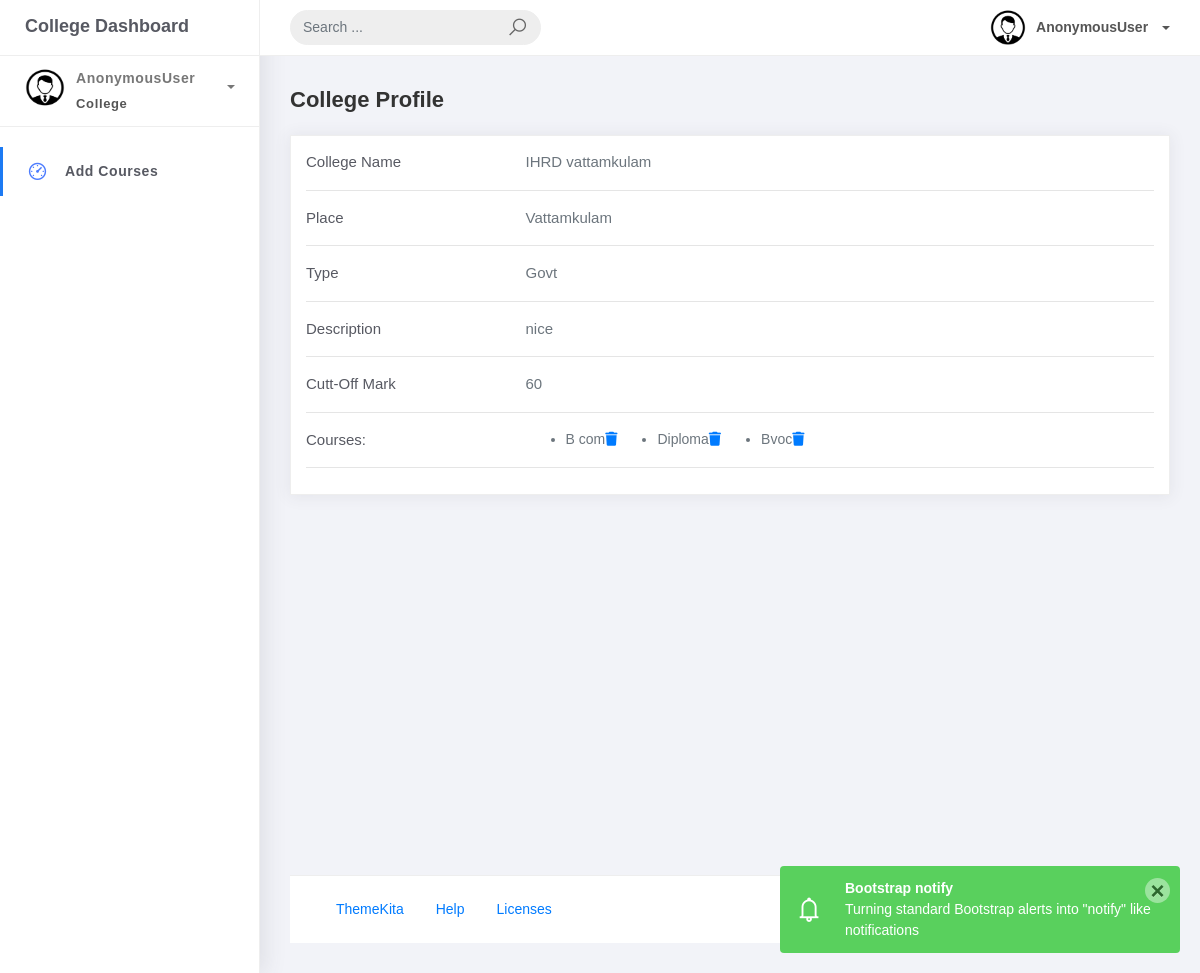
Before: /college/college_profile/11/ with the older database file.
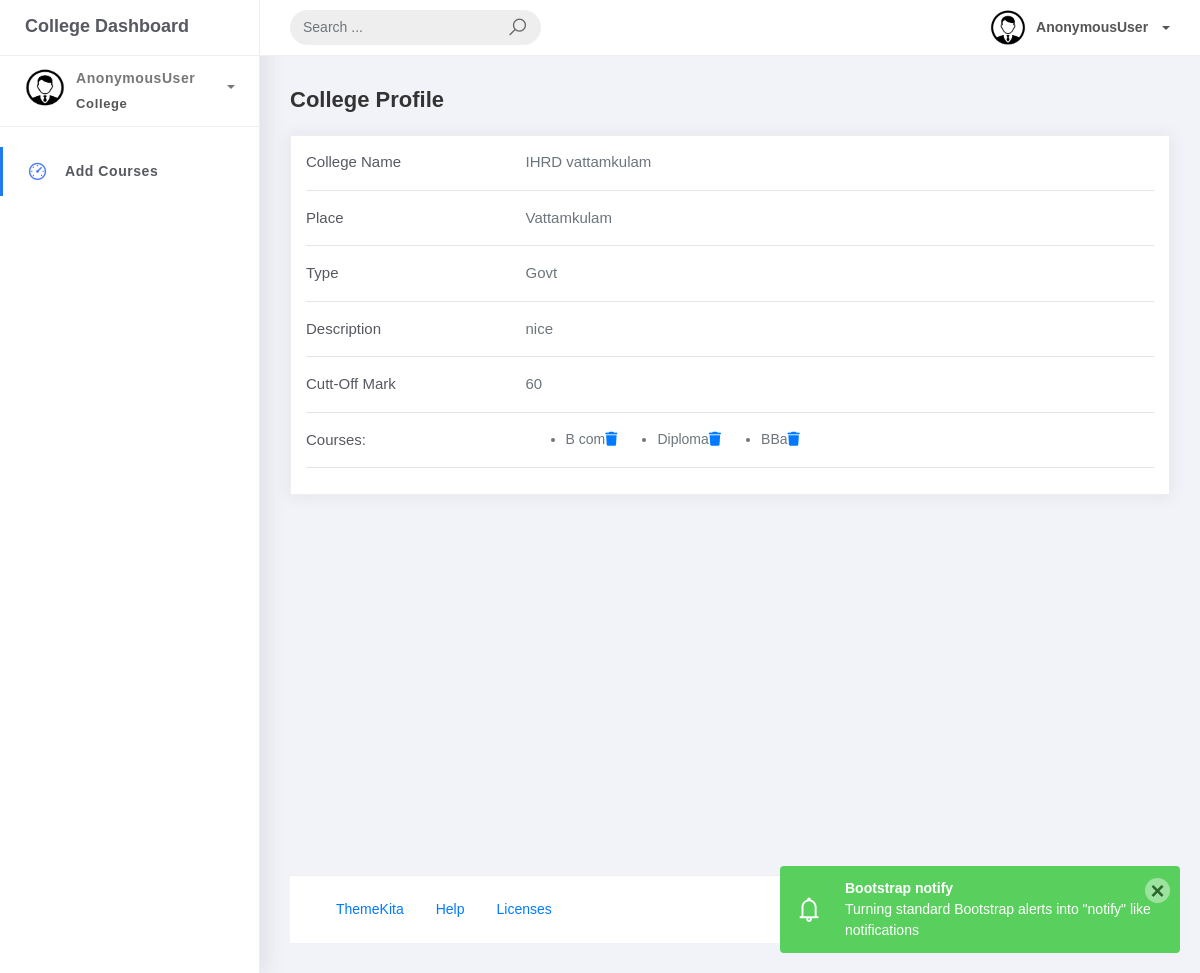
After: the same page with the newer database file.
### CarrierApp/models.py (models this page shows, shortened)
class College(models.Model):
    name=models.CharField(max_length=50,null=True)
    place=models.CharField(max_length=50,null=True)
    Type=models.CharField(max_length=50,null=True)
    Description=models.TextField(max_length=300,null=True)
    cut_off_mark=models.PositiveBigIntegerField(null=True)
    user=models.OneToOneField(Login, on_delete=models.DO_NOTHING,null=True,related_name="college_profile")

class Course(models.Model):
    College_name=models.ForeignKey(College, on_delete=models.CASCADE,null=True)
    Courses=models.CharField(max_length=50,null=True)

### college/views.py (the view)
# urls.py: path('college_profile/<int:pk>/',views.CollegeProfileView.as_view(),name="CProfile_view"),
class CollegeProfileView(View):
    def get(self,request,*args,**kwargs):
        id=kwargs.get('pk')
        data=College.objects.filter(user=id)
        for i in data:
            course=Course.objects.filter(College_name=i.id)
        return render(request,'college_temp/CollegeProfile.html',{"data":data,"course":course})

### college/templates/college_temp/CollegeProfile.html (shortened to what the changed rows need)
{% load static %}
<!DOCTYPE html>
<html>
<head>
    <link rel="stylesheet" href="https://cdnjs.cloudflare.com/ajax/libs/font-awesome/6.5.1/css/all.min.css" />
	<link rel="stylesheet" href="{% static 'assets/css/bootstrap.min.css' %}">
	<link rel="stylesheet" href="{% static 'assets/css/ready.css' %}">
	<link rel="stylesheet" href="{% static 'assets/css/demo.css' %}">
</head>
<body>
	<div class="wrapper">
		<div class="main-panel">
			<div class="content">
				<div class="container-fluid">
                    <div class="card mb-4">
                        <div class="card-body">
                            <div class="row">
                            {% for i in data %}
                                <div class="col-sm-3">
                                    <p class="mb-0">College Name</p>
                                </div>
                                <div class="col-sm-9">
                                    <p class="text-muted mb-0">{{i.name}}</p>
                                </div>
                            </div>
                            <hr>
                            <div class="row">
                                <div class="col-sm-3">
                                    <p class="mb-0">Place</p>
                                </div>
                                <div class="col-sm-9">
                                    <p class="text-muted mb-0">{{i.place}}</p>
                                </div>
                            </div>
                            <hr>
                            <div class="row">
                                <div class="col-sm-3">
                                    <p class="mb-0">Type</p>
                                </div>
                                <div class="col-sm-9">
                                    <p class="text-muted mb-0">{{i.Type}}</p>
                                </div>
                            </div>
                            <hr>
                            <div class="row">
                                <div class="col-sm-3">
                                    <p class="mb-0">Description</p>
                                </div>
                                <div class="col-sm-9">
                                    <p class="text-muted mb-0">{{i.Description}}</p>
                                </div>
                            </div>
                            <hr>
                            <div class="row">
                                <div class="col-sm-3">
                                    <p class="mb-0">Cutt-Off Mark</p>
                                </div>
                                <div class="col-sm-9">
                                    <p class="text-muted mb-0">{{i.cut_off_mark}}</p>
                                </div>
                            </div>
                            {% endfor %}
                            <hr>
                            <div class="row">
                                <div class="col-sm-3">
                                </div>
                                <div class="col-sm-9 d-flex ">
                                    {% for j in course %}
                                    <ul class="text-muted mb-0 ms-5">
                                        <li>{{j.Courses}}<a href="{% url 'Course_delete' j.id %}"><i class="fa-solid fa-trash"></i></a></li>
                                    </ul>
                                    {% endfor %}
                                </div>
                            </div>
                            <hr>
				</div>
			</div>
		</div>
	</div>
	</div>
</body>
</html>

Changed rows visible on the page:
removed Course: Courses "Bvoc"
added Course: Courses "BBa"
